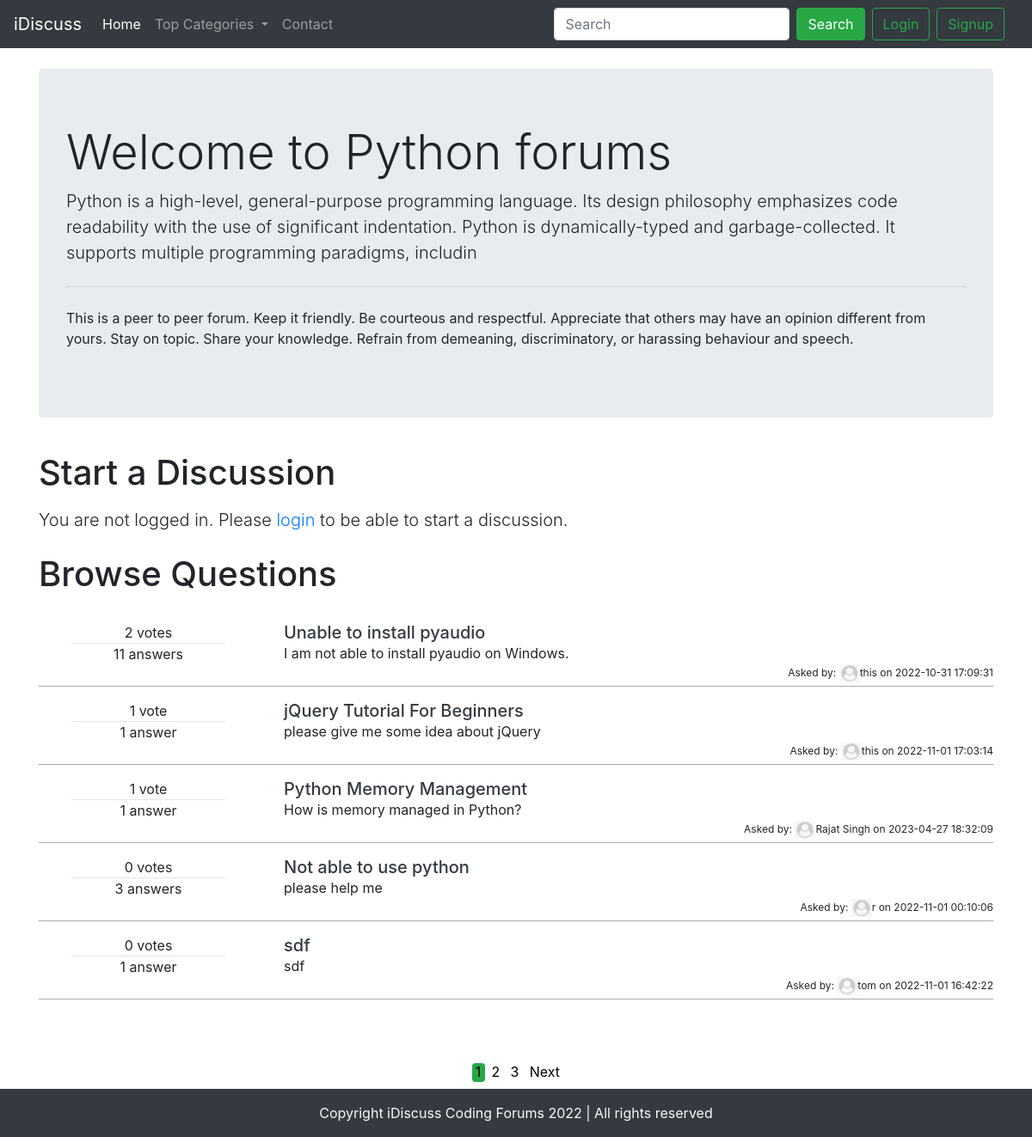
The app's page /threadlist.php?catid=1 with its own data.
### tables this page shows
CREATE TABLE `categories` (
  `category_id` int(8) NOT NULL,
  `category_name` varchar(255) NOT NULL,
  `category_description` varchar(500) NOT NULL,
  `created` datetime NOT NULL DEFAULT current_timestamp(),
  `top_cat` tinyint(1) NOT NULL
);

CREATE TABLE `threads` (
  `thread_id` int(7) NOT NULL,
  `thread_title` varchar(255) NOT NULL,
  `thread_desc` text NOT NULL,
  `thread_cat_id` int(7) NOT NULL,
  `thread_user_id` int(7) NOT NULL,
  `timestamp` datetime NOT NULL DEFAULT current_timestamp(),
  `netvotes` int(7) NOT NULL,
  `total_answers` int(7) NOT NULL
);

CREATE TABLE `users` (
  `sno` int(8) NOT NULL,
  `username` varchar(30) NOT NULL,
  `user_email` varchar(50) NOT NULL,
  `user_pass` varchar(255) NOT NULL,
  `timestamp` datetime NOT NULL DEFAULT current_timestamp(),
  `loggedin` tinyint(1) NOT NULL
);

### threadlist.php (the view, shortened to what this page needs)
<!doctype html>
<html lang="en">
<head>
    <link rel="stylesheet" href="/forum/css/bootstrap.min.css"
>
</head>
<body>
    <?php include 'partials/_dbconnect.php'?>
    <?php
    if(isset($_SESSION['adminloggedin']) && ($_SESSION['adminloggedin']=="true"))
    {
        include 'partials/_adminheader.php';
        if(isset($_GET['catupdated']) && $_GET['catupdated']=="true")
        {
            echo '<div class="alert alert-success alert-dismissible fade show" role="alert">
                    <strong>Success!</strong> Category has been updated!
                        <button type="button" class="close" data-dismiss="alert" aria-label="Close">
                            <span aria-hidden="true">&times;</span>
                        </button>
                  </div>';
        }
        else if(isset($_GET['catupdated']) && $_GET['catupdated']=="false")
        {
            echo '<div class="alert alert-danger alert-dismissible fade show" role="alert">
            <strong>Failed!</strong> Category has not been updated!
                <button type="button" class="close" data-dismiss="alert" aria-label="Close">
                    <span aria-hidden="true">&times;</span>
                </button>
          </div>';
        }
    }
    else
    {
        include 'partials/_header.php';
    }
    ?>
    <?php
          if(isset($_GET['catid']))
          {
            $id=(int)$_GET['catid'];
            $sql="SELECT * FROM `categories` WHERE category_id=$id";
            $result=mysqli_query($conn, $sql);
            $row = mysqli_fetch_assoc($result);
          }
          if($row==null || !isset($_GET['catid']))
           {
            echo '<div class="container mt-1">
            <div class="jumbotron">
                <div class="row">
                    <div class="col-10">
                        <h1 class="display-4">Page Not Found</h1>
                        <p class="lead">We'."'".'re sorry, we couldn'."'".'t find the page you requested.</p>
                    </div>
                    <div class="col-2">
                        <img src="img/exclamation-diamond-fill.svg" width="100%" height="100%">
                    </div>
                </div>
                <hr class="my-4">
                <p>Try <a href="#search">searching for similar questions.</a></p>
                <p>Browse our <a href="index.php">categories.</a></p>
                <p>If you feel something is missing that should be here, <a href="contact.php"> contact us.</a></p>
                <a class="btn btn-success btn-lg" href="#" role="button">Learn more</a>
            </div>
        </div>
        <div class="container-fluid bg-dark text-light fixed-bottom">
            <p class="text-center py-3 mb-0">Copyright iDiscuss Coding Forums 2022 | All rights reserved</p>
            </div>';
        echo '
        <script src="/forum/js/jquery.slim.min.js"
>
        </script>
        <script src="/forum/js/bootstrap.bundle.min.js"
>
        </script>
        </body>
        </html>';
        exit();
           }
           else
           {
                $catname=$row['category_name'];
                $catdesc=$row['category_description'];
           }
    ?>
    <div class="container my-4">
        <div class="jumbotron">
            <h1 class="display-4">Welcome to <?php echo $catname; ?> forums</h1>
            <p class="lead"><?php echo $catdesc; ?></p>
            <hr class="my-4">
            <p>This is a peer to peer forum. Keep it friendly. Be courteous and respectful. Appreciate that others may
                have an opinion different from yours.
                Stay on topic. Share your knowledge. Refrain from demeaning, discriminatory, or harassing behaviour and
                speech.
            </p>
        </div>
    </div>
    <?php
if(!isset($_SESSION['adminloggedin']))
{
if(isset($_SESSION['loggedin'])&&$_SESSION['loggedin']==true)
{
  echo  '<div class="container">
        <h1 class="py-2">Start a Discussion</h1>
        <form action="'. $_SERVER['REQUEST_URI'] .'" name="thread" onsubmit="return validateForm()" method="post">
            <div class="form-group">
                <label for="exampleInputEmail1">Problem Title</label>
                <input type="text" class="form-control" id="title" name="title" aria-describedby="emailHelp">
                <small id="emailHelp" class="form-text text-muted">Keep your title as short and crisp as
                    possible</small>
                    <span id="title_err_msg" class="text-danger"></span>
            </div>
            <div class="form-group">
                <label for="exampleFormControlTextarea1">Elaborate Your Concern</label>
                <textarea class="form-control" id="desc" name="desc" rows="3"></textarea>
                <span id="desc_err_msg" class="text-danger"></span>
            </div>
            <button type="submit" class="btn btn-success">Submit</button>
        </form>
    </div>';
}
    else
    {
        echo '<div class="container">
                <h1 class="py-2">Start a Discussion</h1>
                <p class="lead">You are not logged in. Please <a href="#" data-toggle="modal" data-target="#loginModal" class="text-primary">login</a> to be able to start a discussion.</p>
            </div>';
    }
}
?>
    <div class="container mb-5" id="ques">
        <h1 class="py-2">Browse Questions</h1>
        <?php
          $per_page_record = 5;
          $sql="SELECT * FROM `threads` WHERE thread_cat_id=$id";
          $result=mysqli_query($conn, $sql);
          $count=mysqli_num_rows($result);
        $total_pages = ceil($count / $per_page_record);
        if (isset($_GET["page"]) && (is_int((int)$_GET["page"])))
         {
            if($_GET["page"]>=1 && $_GET["page"]<=$total_pages)
            {
                $page  = (int)$_GET["page"];
            }
            else if($_GET["page"]<1)
            {
                $page=1;
            }
            else if($_GET["page"]>$total_pages)
            {
                $page=$total_pages;
            }
         }
        else
         {
            $page=1;
        }
        $start_from = ($page-1) * $per_page_record;
        $sql3="SELECT * FROM `threads` WHERE thread_cat_id=$id ORDER BY netvotes DESC LIMIT $start_from, $per_page_record";
        $result3 = mysqli_query($conn, $sql3);
          while($row=mysqli_fetch_assoc($result3)){
        $thread_id=$row['thread_id'];
        $title=$row['thread_title'];
        $desc=$row['thread_desc'];
        $string = strip_tags($desc);
        $thread_time=$row['timestamp'];
        $thread_user_id=$row['thread_user_id'];
        $netvotes=$row['netvotes'];
        $total_answers=$row['total_answers'];
        $sql2="SELECT username FROM `users` WHERE sno='$thread_user_id'";
        $result2=mysqli_query($conn, $sql2);
        $row2=mysqli_fetch_assoc($result2);
      echo  '<div class="row">
      <div class="col-3 mt-3 text-center">
      <div>'.$netvotes;
      if($netvotes==1)
      {
        echo ' vote';
      }
      else
      {
        echo ' votes';
      }
      echo '</div>
      <hr class="col-7 my-0">
      <div>'.$total_answers;
      if($total_answers==1)
      {
        echo ' answer';
      }
      else
      {
        echo ' answers';
      }
      echo '</div>
      </div>
      <div class="col-9 media mt-3">'.
            '<div class="media-body">
                <h5 class="my-0"><a class="text-dark" href="thread.php?threadid='. $thread_id .'">'. $title .'</a></h5>'.'<div>'. $string .'</div>
                </div>
                </div>
                </div>
                <div class="row">
                <div class="col-12 my-0 text-right" style="font-size:12px;"> Asked by: <img src="img/userdefault.png" width="24px" alt="...">'. $row2['username'] . ' on '. $thread_time. '</div>';
                echo '</div>
                <hr class="dark mb-0 mt-1" style="border-top: 0.5px solid #A9A9A9">';
            }
          ?>
    </div>
    <div class="text-center pb-2 page">
      <?php
        $total_pages = ceil($count / $per_page_record);
        $pagLink = "";
        for ($i=1; $i<=$total_pages; $i++) {
          if ($i == $page) {
              $pagLink .= "<a class = 'active rounded' href='threadlist.php?catid=".$id."&page="
                                                .$i."'> ".$i." </a>";
          }
          else  {
              $pagLink .= "<a class='rounded'  href='threadlist.php?catid=".$id."&page=".$i."'>
                                                ".$i." </a>";
          }
        };
        echo $pagLink;
        if($page<$total_pages){
            echo "<a class='rounded'  href='threadlist.php?catid=".$id."&page=".($page+1)."'> Next </a>";
        }
      ?>
      </div>
    <?php include 'partials/_footer.php'?>
</body>
</html>

### threadlist.php (style rules this page uses)
#ques { min-height: 433px; }
.page a { color: black; padding-left: 0.1cm; padding-bottom: 2px; margin:2px; text-decoration: none; }
.page a.active { background-color: #28a745; }

### records on screen
categories: category_name "Python", category_description "Python is a high-level, general-purpose programming language. Its design philosophy emphasizes code readability with the use of significant indentation. Python is dynamically-typed and garbage-collected. It supports multiple programming paradigms, includin"
threads: netvotes "2", total_answers "11", thread_title "Unable to install pyaudio", thread_desc "I am not able to install pyaudio on Windows.", users.username "this", timestamp "2022-10-31 17:09:31"
threads: netvotes "1", total_answers "1", thread_title "jQuery Tutorial For Beginners", thread_desc "please give me some idea about jQuery", users.username "this", timestamp "2022-11-01 17:03:14"
threads: netvotes "1", total_answers "1", thread_title "Python Memory Management", thread_desc "How is memory managed in Python?", users.username "Rajat Singh", timestamp "2023-04-27 18:32:09"
threads: netvotes "0", total_answers "3", thread_title "Not able to use python", thread_desc "please help me", users.username "r", timestamp "2022-11-01 00:10:06"
threads: netvotes "0", total_answers "1", thread_title "sdf", thread_desc "sdf", users.username "tom", timestamp "2022-11-01 16:42:22"
